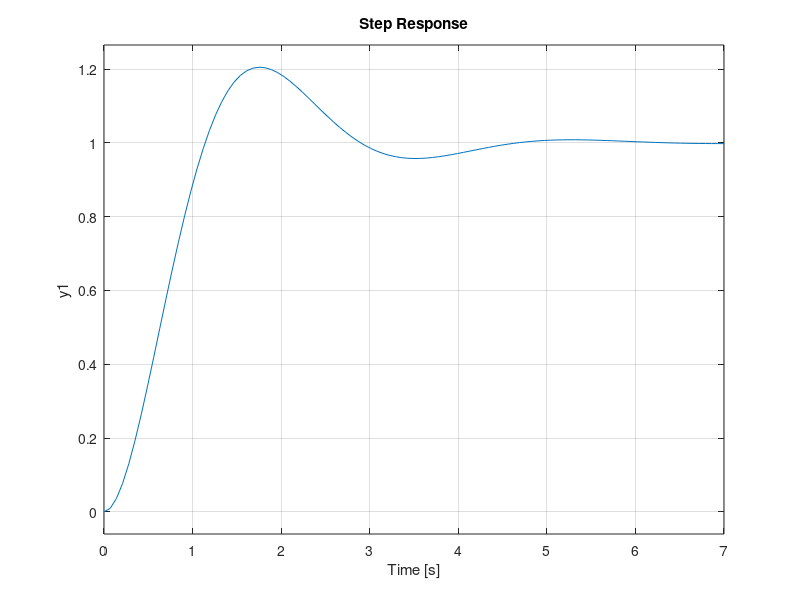

Write MATLAB code to recreate this figure.
% Fórmulas da resposta ao Degrau

% G(s) = wn^2   /   (s^2  +   2*qsi*wn*s  +   wn^2)

%Sistema subamortecido
qsi = 0.45;
wn = 2;
sys = tf([wn^2],[1 2*qsi*wn wn^2]); % Cria uma função de transferência a partir dos coeficientes do numerados e denominador

step(sys)                               %Simulação da resposta ao degrau do sistema

Mp = exp(-qsi*pi/sqrt(1-qsi^2))         % Calculo do Overshoot
Tp = pi/wn/sqrt(1-qsi^2)                % Cálculo do instante de pico
tr =(pi-acos(qsi))/wn/sqrt(1-qsi^2)     % Cálculo de tempo de subida (0% -100%)
ts = 3/qsi/wn                           % Cálculo do tempo de acomodação para 5% do valor final
        